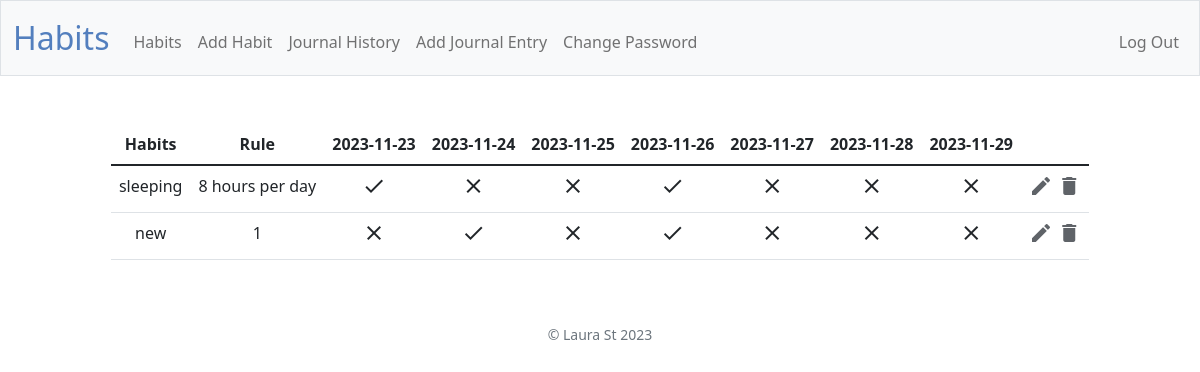
Page /habits (signed in) on the committed database.
### tables this page shows
CREATE TABLE habits (
    habit_id INTEGER PRIMARY KEY AUTOINCREMENT,
    user_id INTEGER,
    name TEXT NOT NULL,
    rule TEXT NOT NULL,
    created_at DATE DEFAULT (DATE('now')),
    FOREIGN KEY (user_id) REFERENCES users(id)
);

### app.py (the view)
@app.route("/habits", methods=["GET"])
@login_required
def get_habits():
    habits = database.get_habits(session.get("user_id"))
    today = datetime.now().date()
    dates = [(today + timedelta(days=i)).strftime("%Y-%m-%d") for i in range(-3, 4)]
    today = datetime.now().date()
    start_date = today - timedelta(days=3)
    end_date = today + timedelta(days=3)
    for habit in habits:
        completions = database.get_completions(habit["habit_id"], start_date, end_date)
        habit["completions"] = [comp["date_completed"] for comp in completions]
    return render_template("habits.html", habits=habits, dates=dates)

### app.py (called while the page is built)
@app.after_request
def after_request(response):
    response.headers["Cache-Control"] = "no-cache, no-store, must-revalidate"
    response.headers["Expires"] = 0
    response.headers["Pragma"] = "no-cache"
    return response

### database.py (called while the page is built)
def get_habits(user_id):
    return db.execute("SELECT * FROM habits WHERE user_id = ?", user_id)

def get_completions(habit_id, start_date, end_date):
    return db.execute(
        "SELECT date_completed FROM completions WHERE habit_id = ? AND date_completed BETWEEN ? AND ?",
        habit_id, start_date, end_date
    )

### helpers.py (called while the page is built)
def login_required(f):
    @wraps(f)
    def decorated_function(*args, **kwargs):
        if session.get("user_id") is None:
            return redirect("/login")
        return f(*args, **kwargs)
    return decorated_function

### templates/habits.html (shortened to what this page needs)
{% extends "layout.html" %}
{% block main %}
<table class="table mx-auto w-auto">
    <thead>
        <tr>
            <th>Habits</th>
            <th>Rule</th>
            {% for date in dates %}
            <th>{{ date }}</th>
            {% endfor %}
            <th></th>
        </tr>
    </thead>
    <tbody>
        {% for habit in habits %}
        <tr>
            <td>{{habit.name}}</td>
            <td>{{habit.rule}}</td>
            {% for date in dates %}
            <td>
                {% if date in habit.completions %}
                <span id="habit-{{ habit.habit_id }}-date-{{ date }}" class="material-icons clickable"
                    onclick="toggleCompletion('{{ habit.habit_id }}', '{{ date }}', false)">done</span>
                {% else %}
                <span id="habit-{{ habit.habit_id }}-date-{{ date }}" class="material-icons clickable"
                    onclick="toggleCompletion('{{ habit.habit_id }}', '{{ date }}', true)">clear</span>
                {% endif %}
            </td>
            {% endfor %}
            <td>
                <a href=" /edit-habit/{{ habit.habit_id }}" class="icon-link"><span
                        class="material-icons grey_color">edit</span></a>
                <a href="javascript:void(0)" onclick="deleteHabit('{{ habit.habit_id }}')" class="icon-link">
                    <span class="material-icons grey_color">delete</span>
                </a>
            </td>
        </tr>
        {% endfor %}
    </tbody>
</table>
{% endblock %}

### static/styles.css (style rules this page uses)
.grey_color { color: #5f6368; }
.clickable { cursor: pointer; }

### rows in the picture
habits: name "sleeping", rule "8 hours per day"
habits: name "new", rule "1"

### other values in the picture
{{ date }} "2023-11-23" "2023-11-24" "2023-11-25" "2023-11-26" "2023-11-27" "2023-11-28" "2023-11-29"
